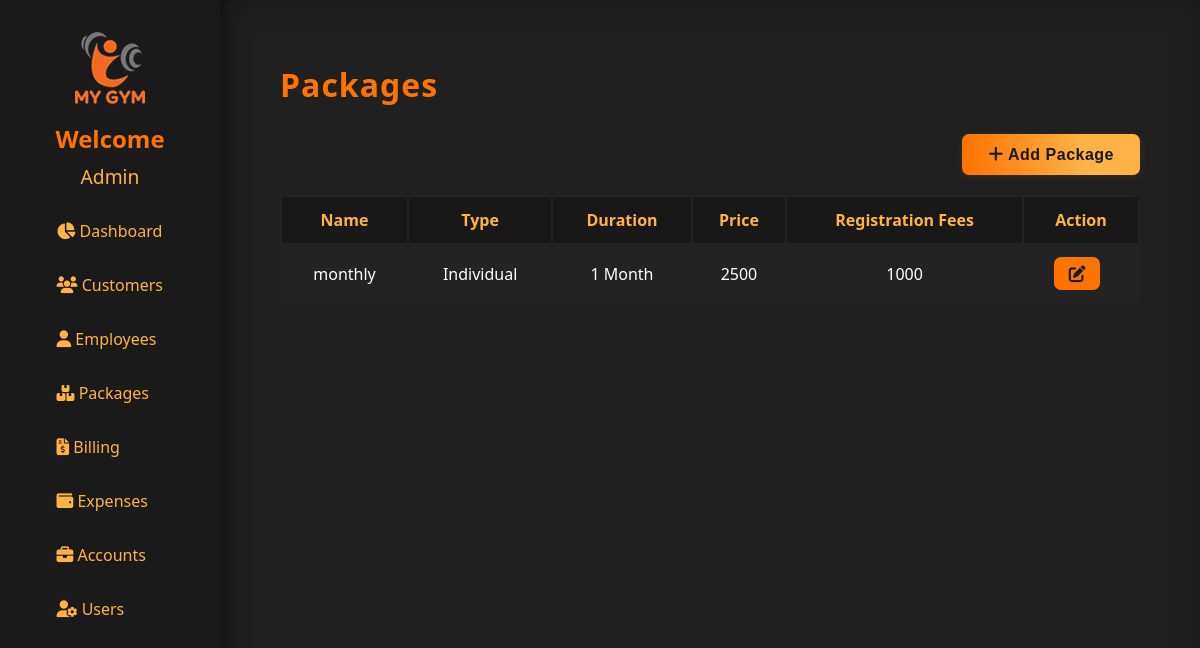
Before: /packages (signed in) with the older database file.
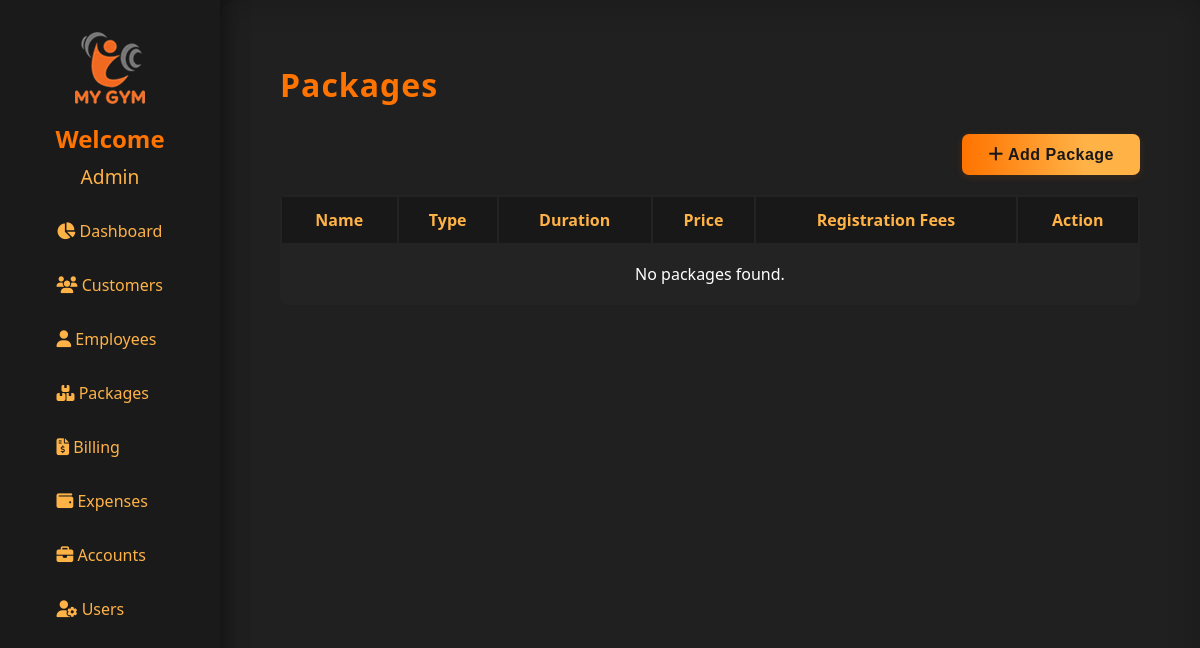
After: the same page with the newer database file.
### models.py (models this page shows)
class Packages(db.Model):
    id = db.Column(db.Integer, primary_key=True)
    package_name = db.Column(db.String(100), nullable=False)
    package_type = db.Column(db.String(50), nullable=False)  # e.g., 'Individual' or 'Personal'
    package_duration = db.Column(db.String(50), nullable=False)  # e.g., '1 Month', '6 Months'
    package_price = db.Column(db.Integer, nullable=False)
    registration_fees = db.Column(db.Integer, nullable=False)
    created_at = db.Column(db.DateTime, default=datetime.utcnow)
    updated_at = db.Column(db.DateTime, default=datetime.utcnow, onupdate=datetime.utcnow)

### app.py (the view, shortened to what this page needs)
@app.route('/packages', methods=['GET', 'POST'])
@login_required
def packages():
    all_packages = Packages.query.order_by(Packages.id.desc()).all()
    return render_template('packages.html', packages=all_packages)

### app.py (called while the page is built)
@login_manager.user_loader
def load_user(user_id):
    return db.session.get(User, int(user_id))

### templates/packages.html (shortened to what this page needs)
{% extends "base.html" %}
{% block content %}
<h1 style="color:#ff7300; letter-spacing:1px; margin-bottom: 28px;">Packages</h1>
<div style="display: flex; justify-content: flex-end; align-items: center; margin-bottom: 20px;">
    <button class="leet-btn" onclick="openAddModal()" style="width:auto; padding:12px 26px; font-size:1em;">
        <i class="fa fa-plus"></i> Add Package
    </button>
</div>
<table style="width:100%; background:#232323; border-radius:8px; overflow:hidden;">
    <thead>
        <tr style="background:#181818; color:#ffb347;">
            <th style="padding:12px;">Name</th>
            <th style="padding:12px;">Type</th>
            <th style="padding:12px;">Duration</th>
            <th style="padding:12px;">Price</th>
            <th style="padding:12px;">Registration Fees</th>
            <th style="padding:12px;">Action</th>
        </tr>
    </thead>
    <tbody>
        {% for pkg in packages %}
        <tr style="text-align:center; border-bottom:1px solid #292929;">
            <td style="padding:12px;">{{ pkg.package_name }}</td>
            <td style="padding:12px;">{{ pkg.package_type }}</td>
            <td style="padding:12px;">{{ pkg.package_duration }}</td>
            <td style="padding:12px;">{{ pkg.package_price }}</td>
            <td style="padding:12px;">{{ pkg.registration_fees }}</td>
            <td style="padding:12px;">
            <button class="leetpk-btn edit-btn" onclick="openUpdateModal({{ pkg.id }}, '{{ pkg.package_name }}', '{{ pkg.package_type }}', '{{ pkg.package_duration }}', '{{ pkg.package_price }}', '{{ pkg.registration_fees }}')">
                <i class="fa fa-edit"></i>
            </button>
        </td>
        </tr>
        {% else %}
        <tr>
            <td colspan="6" style="padding:18px; text-align:center;">No packages found.</td>
        </tr>
        {% endfor %}
    </tbody>
</table>
{% endblock %}

Changed rows visible on the page:
removed Packages: package_name "monthly", package_type "Individual", package_duration "1 Month", package_price "2500", registration_fees "1000"
Other visible differences:
text now shown: "No packages found."
